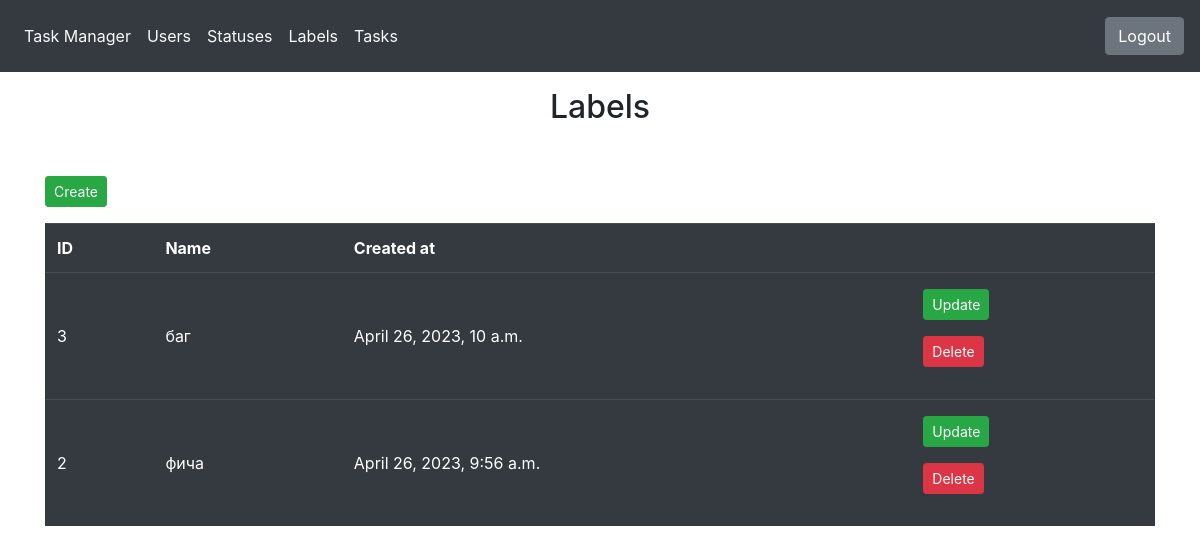
/labels/ (signed in), run on an earlier commit of the app's database.
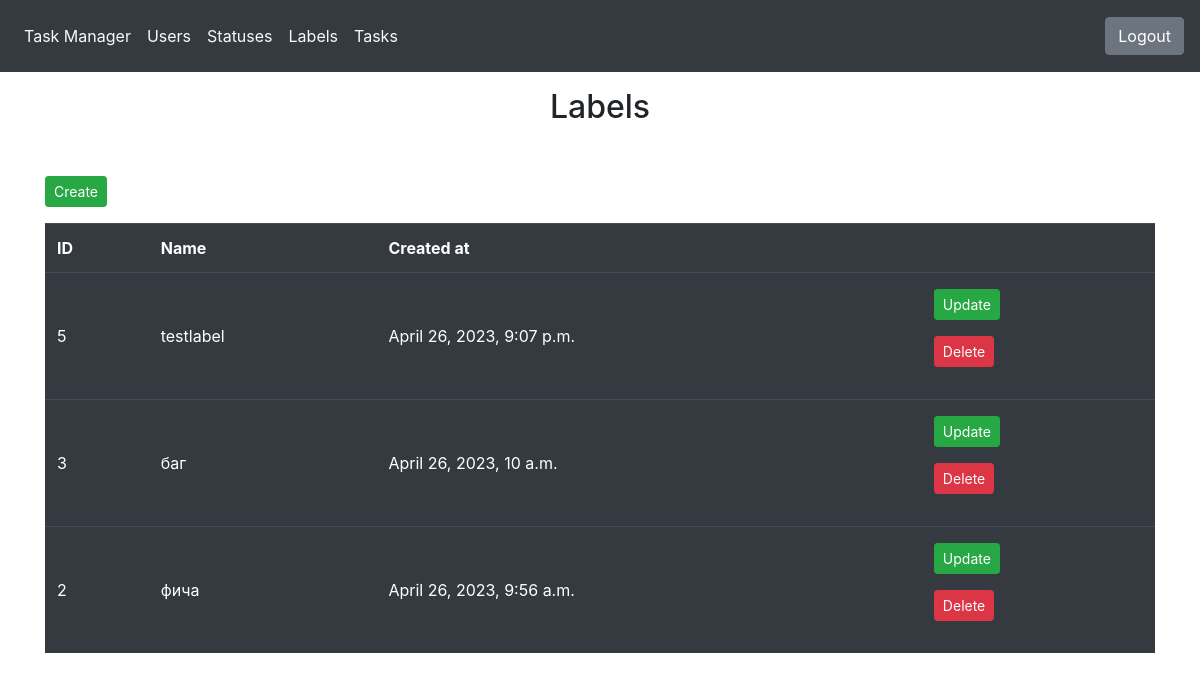
And on a later commit of the database.
### labels/models.py (models this page shows, shortened)
class Labels(models.Model):
    name = models.CharField(_('name'), max_length=100, unique=True)
    created_at = models.DateTimeField(_('created at'), auto_now_add=True)
    class Meta:
        verbose_name = _('Labels')
        verbose_name_plural = _('Labels')
        ordering = ['-created_at']

### labels/views.py (the view)
# urls.py: path('', LabelsView.as_view(), name='labels'),
class LabelsView(BaseLoginRequiredMixin, ListView):
    model = Labels
    template_name = 'labels/index.html'

### common/mixins.py (called while the page is built)
    @method_decorator(login_required_message)
    def dispatch(self, request, *args, **kwargs):
        return super().dispatch(request, *args, **kwargs)

### templates/labels/index.html
{% extends 'base.html' %}
{% load i18n %}
{% block content %}
<main>
    <div class="container">
        <h2 class="text-center mt-3"  style="min-height: 10vh;">{% trans "Labels" %}</h2>
        <p><a href="{% url 'create_label' %}" class="btn btn-success btn-sm">{% trans "Create" %}</a></p>
        <table class="table table-dark table-striped-columns">
            <thead>
                <tr class="font-weight-bold">
                    <td>{% trans "ID" %}</td>
                    <td>{% trans "Name" %}</td>
                    <td>{% trans "Created at" %}</td>
                    <td ></td>
                </tr>
            </thead>
            <tbody>
                {% for label in object_list %}
                <tr>
                    <td class="align-middle py-3">{{ label.pk }}</td>
                    <td class="align-middle py-3">{{ label.name }}</td>
                    <td class="align-middle py-3">{{ label.created_at }}</td>
                    <td class="py-3">
                        <p><a href="{% url 'update_label' label.pk %}" class="btn btn-success btn-sm">{% trans "Update" %}</a></p>
                        <p><a href="{% url 'delete_label' label.pk %}" class="btn btn-danger btn-sm">{% trans "Delete"%}</a></p>
                    </td>
                </tr>
                {% endfor %}
            </tbody>
        </table>
    </div>
</main>
{% endblock %}

What changed in the data, as far as the page shows it:
added Labels: pk "5", name "testlabel", created_at "April 26, 2023, 9:07 p.m."
